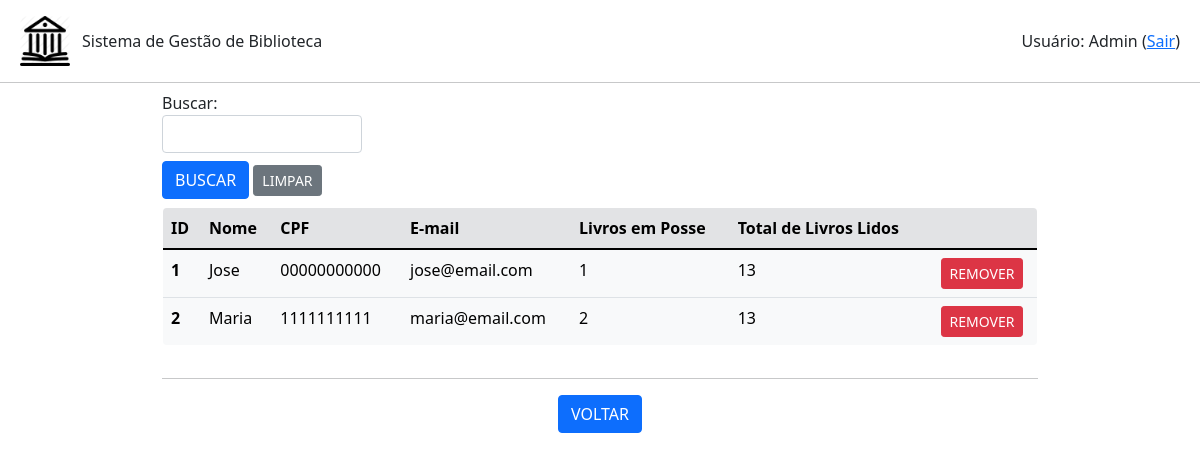
Page /ficha/listar (signed in) on the earlier database version.
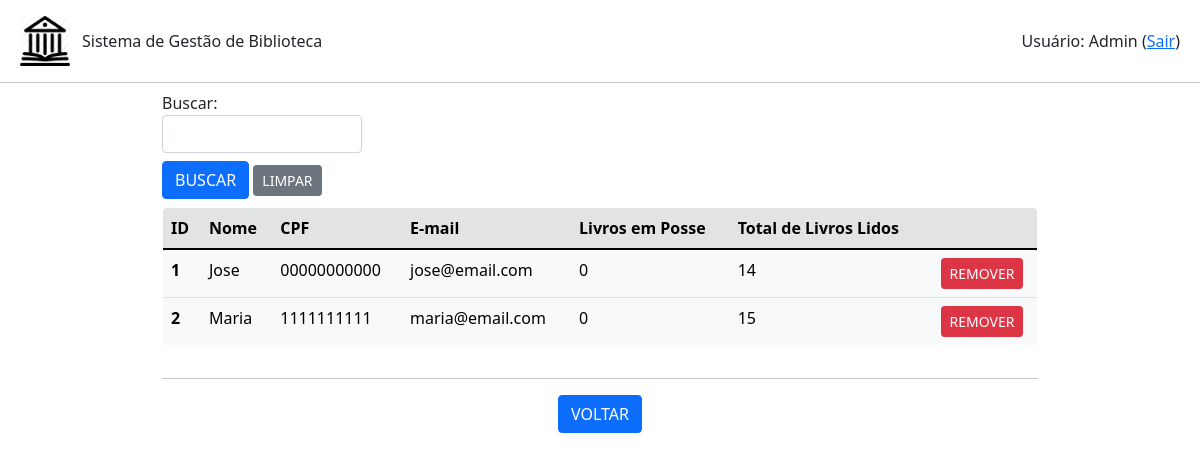
Same page on the later database version.
### ficha.py (models this page shows)
class Ficha(db.Model):
    id = db.Column(db.Integer, primary_key=True)
    nome = db.Column(db.String(200), unique=False, nullable=False)
    cpf = db.Column(db.String(20), unique=True, nullable=False)
    email = db.Column(db.String(120), unique=True, nullable=False)
    ativo = db.Column(db.Boolean(), default=False)
    qtdLivros = db.Column(db.Integer, unique=False, nullable=False)
    totalLivros = db.Column(db.Integer, unique=False, nullable=False)
    emprestimo = db.relationship('Emprestimo', backref='ficha', lazy=True)

### app.py (the view, shortened to what this page needs)
@app.route('/ficha/listar', methods=['POST','GET'])
def listar_fichas():
    if session.get('autenticado',False)==False:
        flash(u'Login necessário!', category='warning')
        return(redirect(url_for('login')))
    form = BuscaForm()
    fichas = Ficha.query.order_by(Ficha.nome).all()
    return(render_template('fichas.html', fichas=fichas, form=form, action=url_for('listar_fichas')))

### formBusca.py
class BuscaForm(FlaskForm):
    campo = StringField('Buscar: ', validators=[DataRequired()])
    enviar = SubmitField('BUSCAR')

### templates/fichas.html (shortened to what this page needs)
{% extends "base.html" %}
{% block conteudo %}
<div class="container-fluid mx-auto" style="width: 75%;">
    {% from 'bootstrap/form.html' import render_field %}
    <form method="post">
        <div class="mt-2" style="width: 200px;">
            {{ render_field(form.campo) }}
        </div>
        <div class="mt-2 mb-2">
            {{ render_field(form.enviar, button_style="primary", button_size="sm") }}
            <a class="btn btn-secondary btn-sm" href="{{url_for('listar_fichas')}}" role="button">LIMPAR</a>
        </div>
    </form>
    <div style="max-height: 400px; overflow-y: auto;">
        <table class=" table table-light border rounded-3" style="overflow: hidden;">
            <thead>
            <tr class="table-secondary">
                <th scope="col">ID</th>
                <th scope="col">Nome</th>
                <th scope="col">CPF</th>
                <th scope="col">E-mail</th>
                <th scope="col">Livros em Posse</th>
                <th scope="col">Total de Livros Lidos</th>
                <th scope="col"></th>
            </tr>
            </thead>
            <tbody>
                {% for ficha in fichas %}
                    <tr>
                        <th scope="row">{{ficha.id}}</th>
                        <td>{{ficha.nome}}</td>
                        <td>{{ficha.cpf}}</td>
                        <td>{{ficha.email}}</td>
                        <td>{{ficha.qtdLivros}}</td>
                        <td>{{ficha.totalLivros}}</td>
                        <td class="text-center"><a class="btn btn-danger btn-sm" href="{{url_for('remover_ficha', id_ficha=ficha.id)}}" role="button">REMOVER</a></td>
                    </tr>
                {% endfor %}
            </tbody>
        </table>
    </div>
    <hr>
    <div class="row text-center">
        <div class="col mr-1">
            <a class="btn btn-primary" href="{{url_for('root')}}" role="button">VOLTAR</a>
        </div>
    </div>
</div>
{% endblock %}

Differences in the rows shown:
changed Ficha "Jose": qtdLivros "1" → "0"; totalLivros "13" → "14"
changed Ficha "Maria": qtdLivros "2" → "0"; totalLivros "13" → "15"
